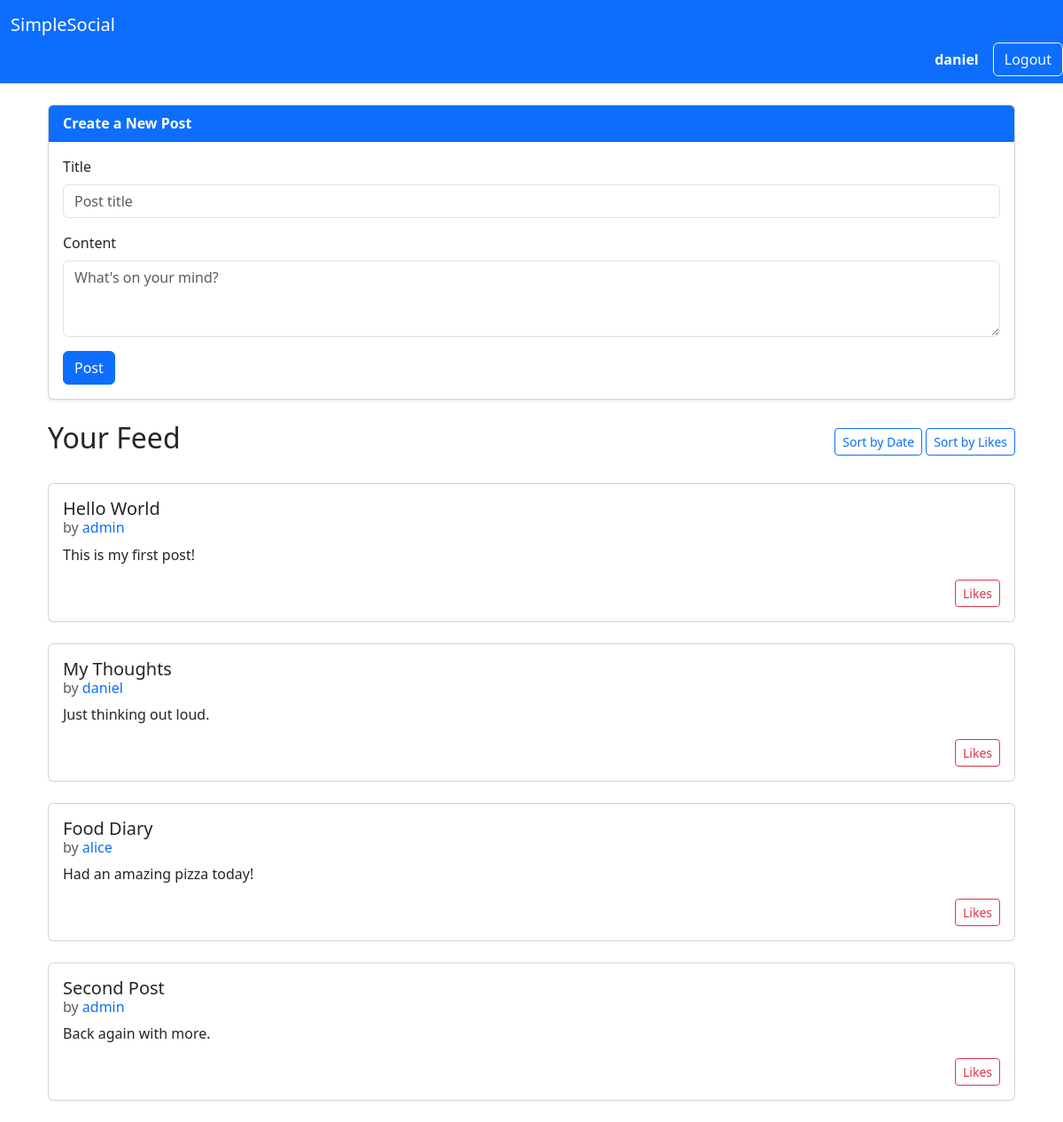
The app's page /feed (signed in) with its own data.
### tables this page shows
CREATE TABLE users (
    user_id INTEGER PRIMARY KEY,
    username VARCHAR(15) UNIQUE NOT NULL,
    password VARCHAR(255) NOT NULL,
    email VARCHAR(50) UNIQUE NOT NULL,
    role TEXT NOT NULL CHECK(role IN ('admin', 'user')),
    date TIMESTAMP DEFAULT CURRENT_TIMESTAMP
);

CREATE TABLE posts (
    post_id INTEGER PRIMARY KEY,
    user_id INTEGER NOT NULL,
    title TEXT NOT NULL,
    content TEXT NOT NULL,
    date TIMESTAMP DEFAULT CURRENT_TIMESTAMP,
    FOREIGN KEY (user_id) REFERENCES users (user_id)
);

### app.py (the view)
@app.route("/feed")
def feed():
    db = get_db()
    username = session.get("username")
    posts = select_posts(db, username)
    return render_template('feed.html', posts=posts)

### app.py (called while the page is built)
def get_db():
    if not hasattr(g, "_database"):
        print("Creating new database connection")
        g._database = create_connection(database)
    return g._database

@app.teardown_appcontext
def teardown_db(error):
    db = getattr(g, '_database', None)
    if db is not None:
        print("Closing database connection")
        db.close()

### setup_db.py (called while the page is built)
def create_connection(db_file):
    conn = None
    try:
        conn = sqlite3.connect(db_file)
        return conn
    except Error as e:
        print(f"Error: {e}")
    return conn

def select_posts(conn, username):
    try:
        conn.row_factory = sqlite3.Row
        cur = conn.cursor()
        sql = """
        SELECT
        p.post_id, u.username, p.title, p.content, p.date
        FROM posts p
        JOIN users u ON p.user_id = u.user_id
        WHERE p.user_id = (SELECT user_id FROM users WHERE username = ?)
        OR p.user_id IN (
            SELECT user_id
            FROM followers
            WHERE follower_user_id = (SELECT user_id FROM users WHERE username = ?)
        )
        ORDER BY p.date DESC;
        """
        cur.execute(sql, (username, username))
        result = cur.fetchall()
        return result
    except Error as e:
        print(f"Error: {e}")
        return None

### templates/feed.html (shortened to what this page needs)
{% extends "base.html" %}
{% block content %}
<div class="container">
    <div class="card mb-4 shadow-sm">
        <div class="card-header bg-primary text-white">
            <strong>Create a New Post</strong>
        </div>
        <div class="card-body">
            <form method="POST" action="{{ url_for('create_post') }}">
                <div class="mb-3">
                    <label for="title" class="form-label">Title</label>
                    <input type="text" name="title" id="title" class="form-control" maxlength="30" placeholder="Post title" required>
                </div>
                <div class="mb-3">
                    <label for="content" class="form-label">Content</label>
                    <textarea name="content" id="content" class="form-control" rows="3" maxlength="255" placeholder="What's on your mind?" required></textarea>
                </div>
                <button type="submit" class="btn btn-primary">Post</button>
            </form>
        </div>
    </div>
    <div class="d-flex justify-content-between align-items-center mb-4">
        <h2>Your Feed</h2>
        <div>
            <form method="GET" class="d-inline">
                <button type="submit" class="btn btn-outline-primary btn-sm">Sort by Date</button>
            </form>
            <form method="GET" class="d-inline">
                <button type="submit" class="btn btn-outline-primary btn-sm">Sort by Likes</button>
            </form>
        </div>
    </div>
    {% for post in posts %}
    <div class="card mb-4">
        <div class="card-body">
            <h5 class="card-title mb-1"><a href="{{ url_for('post', post_id=post.post_id) }}" class="text-decoration-none text-dark">
                {{ post.title }}</a>
            </h5>
            <h6 class="card-subtitle text-muted mb-2">
                by
                <a href="{{ url_for('profile', username=post.username) }}" class="text-decoration-none">
                    {{ post.username }}
                </a>
            </h6>
            <p class="card-text">{{ post.content }}</p>
            <div class="d-flex justify-content-between align-items-center">
                <form method="POST" action="{{ url_for('like_post') }}">
                    <button type="submit" class="btn btn-sm btn-outline-danger">
                        {{ post.like_count }} Likes
                    </button>
                </form>
            </div>
        </div>
    </div>
    {% else %}
    <p class="text-muted">No posts.</p>
    {% endfor %}
</div>
{% endblock %}

### templates/base.html (shortened to what this page needs)
<!DOCTYPE html>
<html lang="en">
<head>
    <link href="https://cdn.jsdelivr.net/npm/bootstrap@5.3.3/dist/css/bootstrap.min.css" rel="stylesheet">
</head>
<body>
    <nav class="navbar navbar-dark bg-primary mb-4">
        <div class="container-fluid">
            <a class="navbar-brand" href="{{ url_for('index') }}">SimpleSocial</a>
        </div>
        {% if session.get('username') %}
            <div class="d-flex align-items-center ms-auto">
                <a href="{{ url_for('profile', username=session.get('username')) }}" class="me-3 text-white text-decoration-none fw-semibold">
                    {{ session.get('username') }}
                </a>
                <form method="POST" action="{{ url_for('logout') }}">
                    <button type="submit" class="btn btn-outline-light">Logout</button>
                </form>
            </div>
        {% endif %}
    </nav>
    <div class="container">
        {% block content %}
        {% endblock %}
    </div>
</body>
</html>

### records on screen
users: get "daniel"
posts: title "Hello World", username "admin", content "This is my first post!"
posts: title "My Thoughts", username "daniel", content "Just thinking out loud."
posts: title "Food Diary", username "alice", content "Had an amazing pizza today!"
posts: title "Second Post", username "admin", content "Back again with more."
